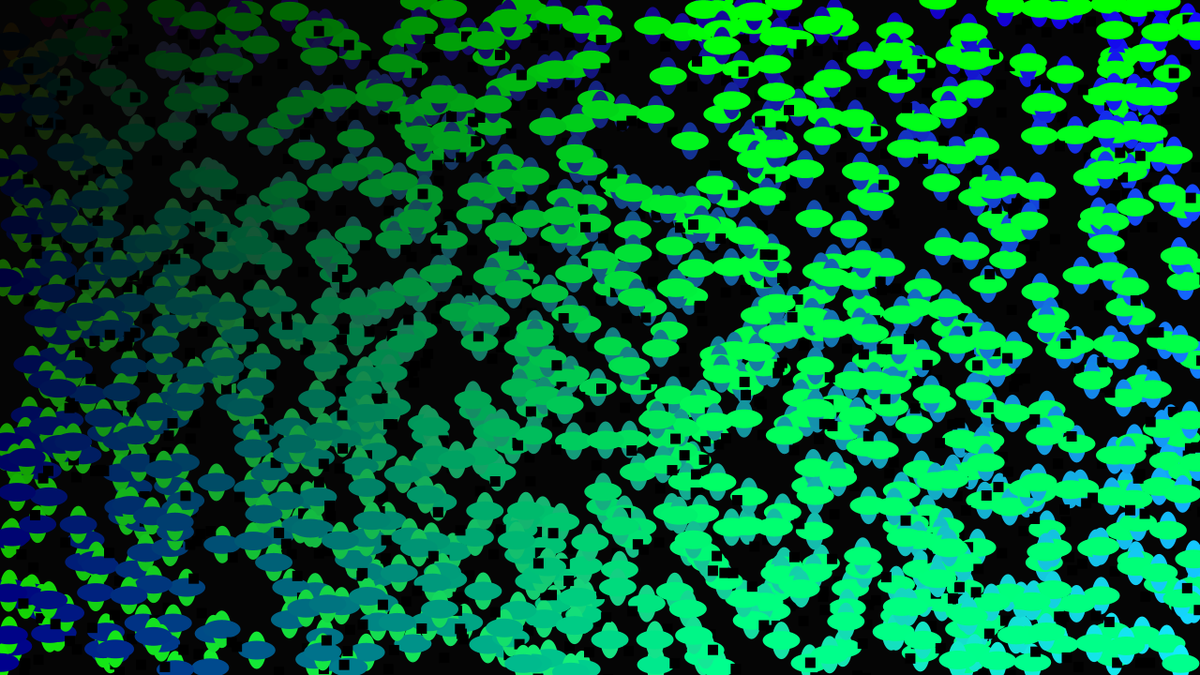
Frame 1 (no input)
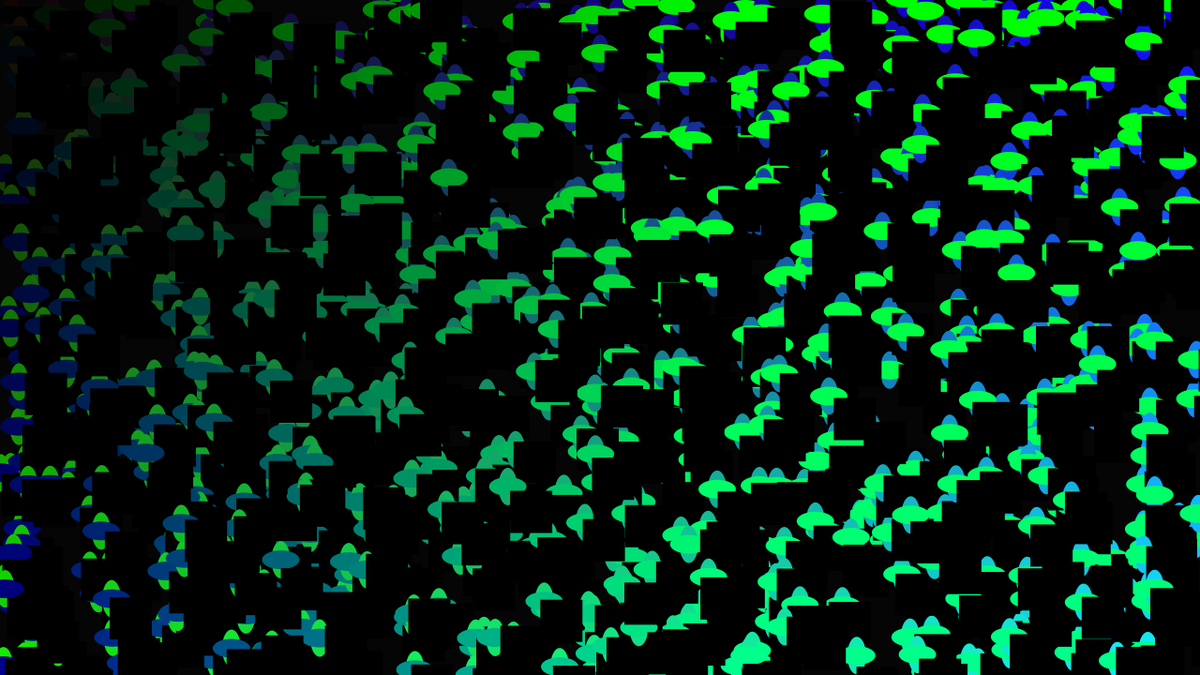
Frame 60 (the mouse pressed at the canvas centre just before this capture)
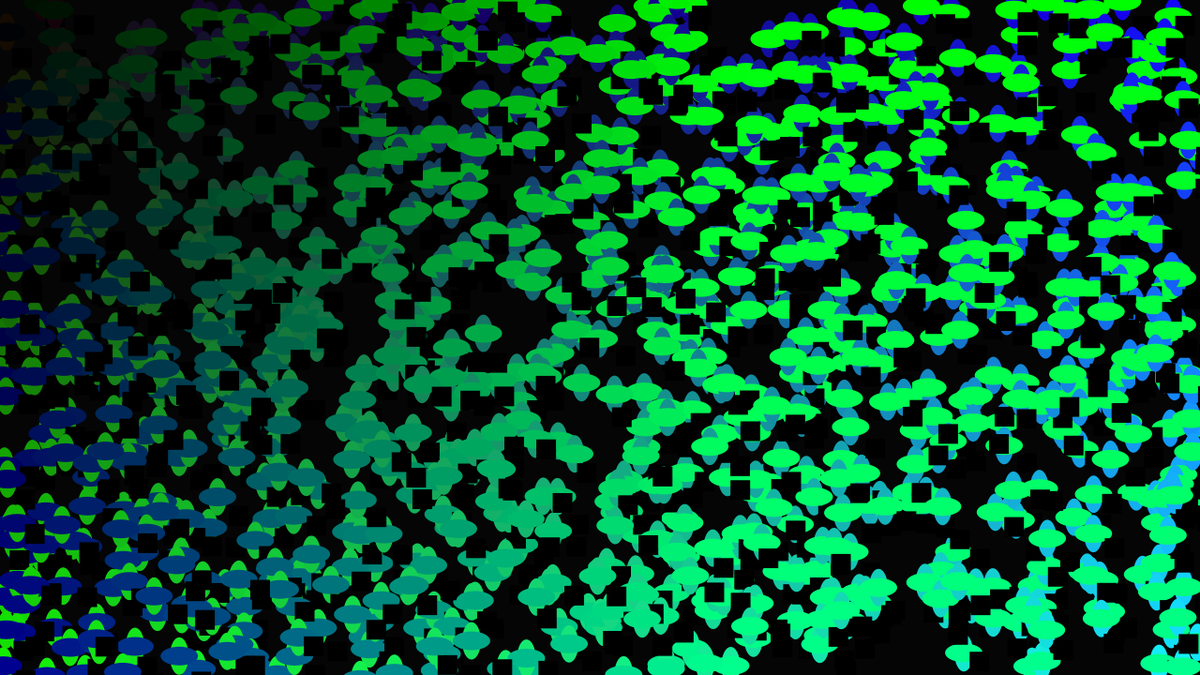
Frame 120 (the mouse held since frame 60 and released just before this capture)

The Processing sketch that drew these frames (run headless with seeded random() and noise(); from frame 60 on, the mouse is pressed at the canvas centre):

// Processing sketch: vidals10T00
// ── vidals10T00.pde
Dot[] d = new Dot[1000];

void setup() {
  size(1280, 720);
  rectMode(CENTER);
  for (int i = 0; i < 1000; i++) {
    float ang = random(-3,3);
    float angy = random(-3,3);
    d[i] = new Dot(ang, angy, 20);
  }
}

void draw() {
  background(5);
  noStroke();
  for (int i = 0; i < d.length; i++) {
    d[i].display();
    d[i].move();
    d[i].displayRect();
    d[i].sz();
  }
}
// ── Dot.pde
class Dot {

  float x, y, w, z, vx, vy, ang;

  Dot (float vx, float vy, float ang) {
    x = random(width);
    y = random(height);
    this.vx = vx * 2;
    this.vy = vy * 2;
    this.ang = ang;
    w = 11;
    z = 2;
  }

  void display() {
    fill(20, y/3, x/5);
    ellipse(x, y, ang, ang+20);
    fill( 0,x/3, y/5);
    ellipse(x, y, ang+20, ang);
  }
  void displayRect() {
    fill(0);
    rect(x+(random(10, 30)), y+(random(10, 30)), w, w);
  }

  void move() {
    x += vx;
    y += vy;
    if (x > width || x < 0 || y > height || y < 0 ) {
      vx = -vx;
      vy = -vy;
    }
  }
  void sz() {
    w += z;
    if (w > 50 || w < 10 ) {
      z *= -1;
    }
  }
}
